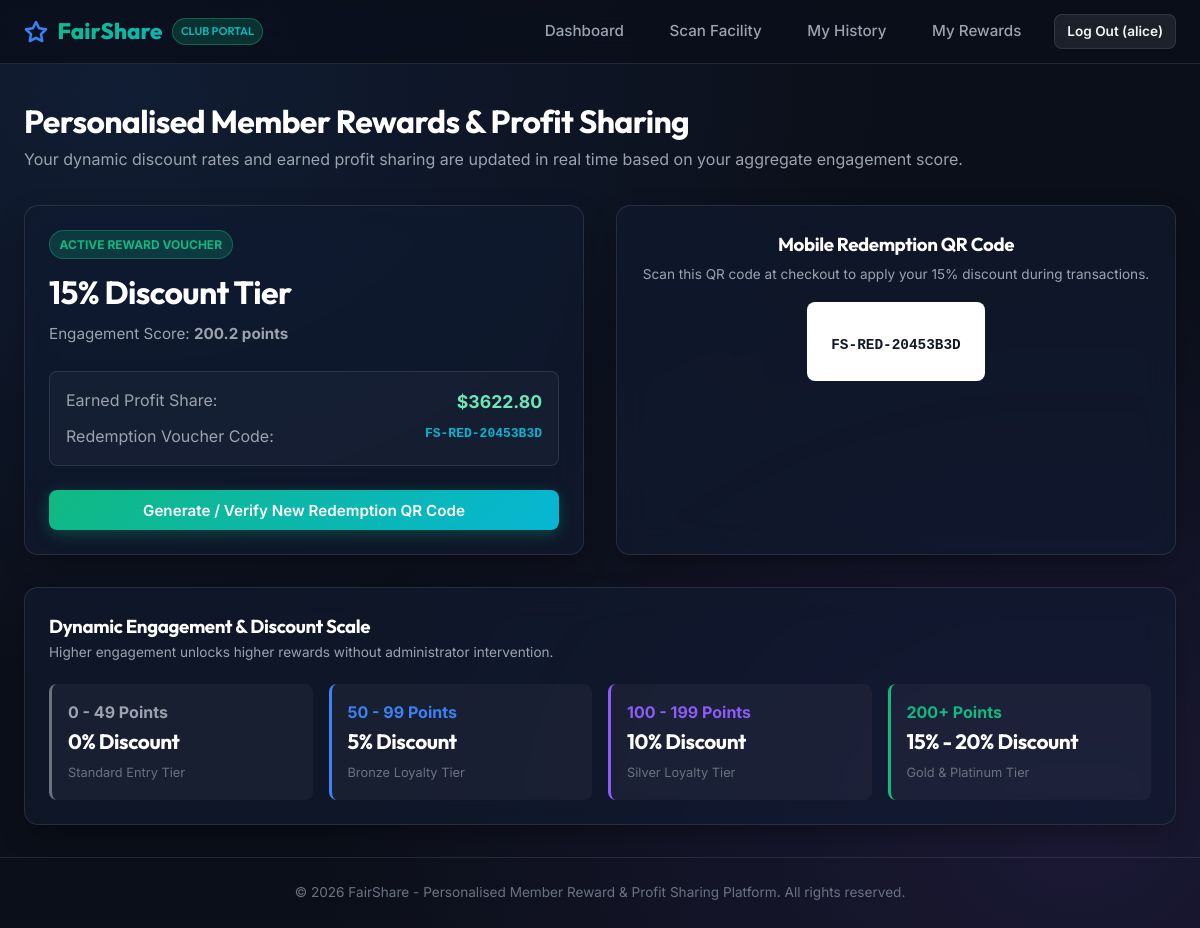
The app's page /member/rewards (signed in), older data.
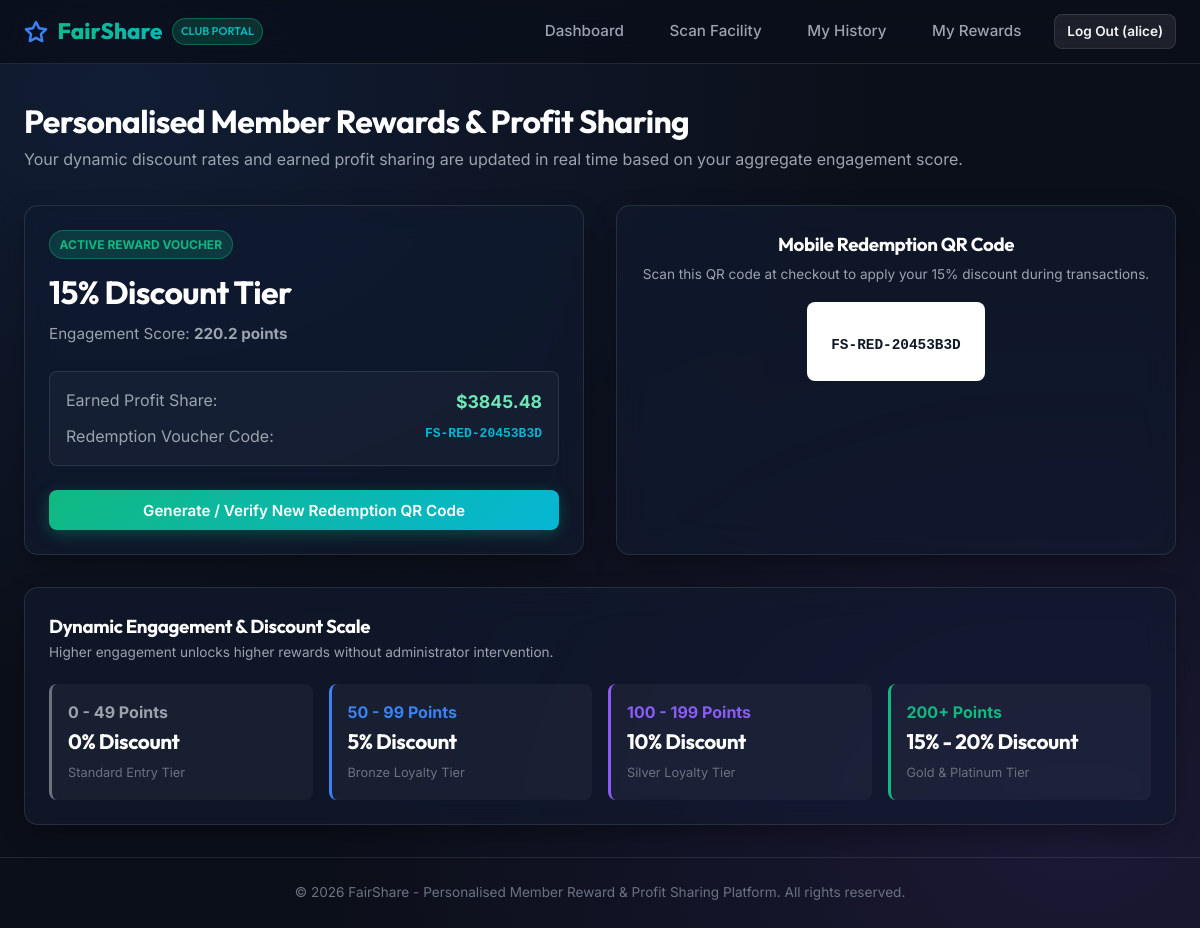
The same page, newer data.
### tables this page shows
CREATE TABLE rewards (
            id INTEGER PRIMARY KEY AUTOINCREMENT,
            member_id INTEGER NOT NULL,
            engagement_score REAL DEFAULT 0.0,
            discount_percentage REAL DEFAULT 0.0,
            earned_profit_share REAL DEFAULT 0.0,
            redemption_code TEXT UNIQUE NOT NULL,
            status TEXT DEFAULT 'active' CHECK(status IN ('active', 'redeemed')),
            created_at TIMESTAMP DEFAULT CURRENT_TIMESTAMP,
            FOREIGN KEY (member_id) REFERENCES members (id) ON DELETE CASCADE
        );

### main.py (the view)
@app.route('/member/rewards', methods=['GET', 'POST'])
@login_required
def member_rewards():
    conn = get_db()
    cursor = conn.cursor()
    cursor.execute("SELECT id FROM members WHERE user_id = ?", (session['user_id'],))
    member = cursor.fetchone()
    rewards = EngagementEngine.update_member_rewards(member['id'])
    if request.method == 'POST':
        cursor.execute("UPDATE rewards SET status = 'redeemed' WHERE member_id = ? AND status = 'active'", (member['id'],))
        conn.commit()
        rewards = EngagementEngine.update_member_rewards(member['id'])
        flash('Voucher code generated & verified!', 'success')
    conn.close()
    return render_template('member/rewards.html', rewards=rewards)

### database.py (called while the page is built)
def get_db():
    db_path = Config.DATABASE
    os.makedirs(os.path.dirname(db_path), exist_ok=True)
    conn = sqlite3.connect(db_path)
    conn.row_factory = sqlite3.Row
    conn.execute("PRAGMA foreign_keys = ON;")
    return conn

### main.py (called while the page is built)
@app.after_request
def add_header(response):
    if app.debug:
        response.headers['Cache-Control'] = 'no-cache, no-store, must-revalidate'
    else:
        response.headers['Cache-Control'] = 'public, max-age=3600'
    return response

def login_required(f):
    @functools.wraps(f)
    def decorated_function(*args, **kwargs):
        if 'user_id' not in session:
            flash('Please log in to access this page.', 'warning')
            return redirect(url_for('login'))
        return f(*args, **kwargs)
    return decorated_function

### models.py (called while the page is built)
    @staticmethod
    def get_settings():
        conn = get_db()
        cursor = conn.cursor()
        cursor.execute("SELECT * FROM reward_settings ORDER BY id DESC LIMIT 1")
        settings = cursor.fetchone()
        conn.close()
        return settings

### templates/member/rewards.html (shortened to what this page needs)
{% extends "base.html" %}
{% block content %}
<div style="margin-bottom: 2rem;">
  <h1>Personalised Member Rewards & Profit Sharing</h1>
  <p style="color: var(--text-muted);">Your dynamic discount rates and earned profit sharing are updated in real time based on your aggregate engagement score.</p>
</div>
<div class="grid grid-cols-2" style="gap: 2rem; margin-bottom: 2rem;">
  <div class="card">
    <span class="badge badge-emerald" style="margin-bottom: 0.5rem;">Active Reward Voucher</span>
    <h2 style="font-size: 2rem; margin-bottom: 0.25rem;">{{ "%.0f"|format(rewards.discount_percentage) }}% Discount Tier</h2>
    <p style="color: var(--text-muted); font-size: 0.95rem; margin-bottom: 1.5rem;">Engagement Score: <strong>{{ "%.1f"|format(rewards.engagement_score) }} points</strong></p>
    <div style="background: rgba(255,255,255,0.03); border: 1px solid var(--border-glass); border-radius: var(--radius-sm); padding: 1rem; margin-bottom: 1.5rem;">
      <div style="display: flex; justify-content: space-between; margin-bottom: 0.5rem;">
        <span style="color: var(--text-muted);">Earned Profit Share:</span>
        <strong style="color: #6ee7b7; font-size: 1.1rem;">${{ "%.2f"|format(rewards.earned_profit_share) }}</strong>
      </div>
      <div style="display: flex; justify-content: space-between;">
        <span style="color: var(--text-muted);">Redemption Voucher Code:</span>
        <code style="color: var(--accent-cyan); font-weight: 700;">{{ rewards.redemption_code }}</code>
      </div>
    </div>
    <form action="{{ url_for('member_rewards') }}" method="POST">
      <button type="submit" class="btn btn-emerald" style="width: 100%;">
        Generate / Verify New Redemption QR Code
      </button>
    </form>
  </div>
  <div class="card" style="text-align: center;">
    <h3>Mobile Redemption QR Code</h3>
    <p style="color: var(--text-muted); font-size: 0.85rem; margin-top: 0.25rem;">Scan this QR code at checkout to apply your {{ "%.0f"|format(rewards.discount_percentage) }}% discount during transactions.</p>
    <div style="background: #ffffff; padding: 1.5rem; border-radius: var(--radius-sm); display: inline-block; margin-top: 1rem;">
      <div style="margin-top: 0.5rem; color: #111827; font-family: monospace; font-weight: bold; font-size: 0.9rem;">
        {{ rewards.redemption_code }}
      </div>
    </div>
  </div>
</div>
<div class="card">
  <h3>Dynamic Engagement & Discount Scale</h3>
  <p style="color: var(--text-muted); font-size: 0.85rem; margin-bottom: 1.25rem;">Higher engagement unlocks higher rewards without administrator intervention.</p>
  <div class="grid grid-cols-4" style="gap: 1rem;">
    <div style="background: rgba(255,255,255,0.04); padding: 1rem; border-radius: var(--radius-sm); border-left: 3px solid var(--text-dim);">
      <strong style="color: var(--text-muted);">0 - 49 Points</strong>
      <h4 style="font-size: 1.3rem;">0% Discount</h4>
      <span style="font-size: 0.8rem; color: var(--text-dim);">Standard Entry Tier</span>
    </div>
    <div style="background: rgba(255,255,255,0.04); padding: 1rem; border-radius: var(--radius-sm); border-left: 3px solid var(--primary);">
      <strong style="color: var(--primary);">50 - 99 Points</strong>
      <h4 style="font-size: 1.3rem;">5% Discount</h4>
      <span style="font-size: 0.8rem; color: var(--text-dim);">Bronze Loyalty Tier</span>
    </div>
    <div style="background: rgba(255,255,255,0.04); padding: 1rem; border-radius: var(--radius-sm); border-left: 3px solid var(--accent-purple);">
      <strong style="color: var(--accent-purple);">100 - 199 Points</strong>
      <h4 style="font-size: 1.3rem;">10% Discount</h4>
      <span style="font-size: 0.8rem; color: var(--text-dim);">Silver Loyalty Tier</span>
    </div>
    <div style="background: rgba(255,255,255,0.04); padding: 1rem; border-radius: var(--radius-sm); border-left: 3px solid var(--accent-emerald);">
      <strong style="color: var(--accent-emerald);">200+ Points</strong>
      <h4 style="font-size: 1.3rem;">15% - 20% Discount</h4>
      <span style="font-size: 0.8rem; color: var(--text-dim);">Gold & Platinum Tier</span>
    </div>
  </div>
</div>
{% endblock %}

Row changes from the older to the newer data that the page shows:
changed rewards "FS-RED-20453B3D": engagement_score "200.2" → "220.2"; earned_profit_share "3622.80" → "3845.48"
